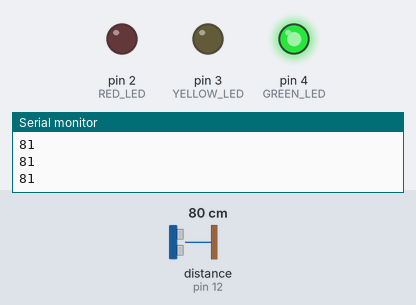
Recording of a sketch running on a simulated Arduino Uno, built with avr-gcc and run on an emulated ATmega328P. Parts: output pins drawn as LEDs (lit = HIGH), the last lines printed to the serial monitor. Inputs (shaded band) come from the test bench; at power-on: distance to the obstacle (sensor on pin 12) 80 cm. The echo pulse lasts 58.3 µs per cm.

Above: at 1.2 s.
1.3 s: distance to the obstacle (sensor on pin 12) set to 12 cm
2.8 s: distance to the obstacle (sensor on pin 12) set to 9 cm
At 3.4 s:
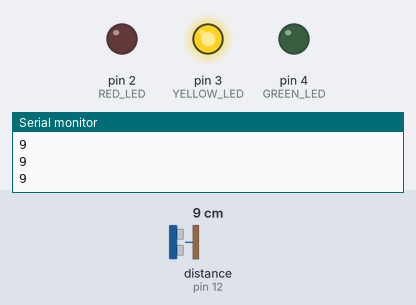
4.3 s: distance to the obstacle (sensor on pin 12) set to 7 cm
5.8 s: distance to the obstacle (sensor on pin 12) set to 4 cm
At 6.9 s:
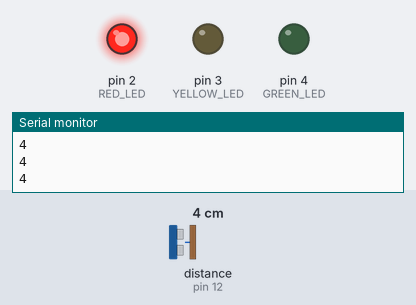
7.3 s: distance to the obstacle (sensor on pin 12) set to 18 cm
At 8.5 s:
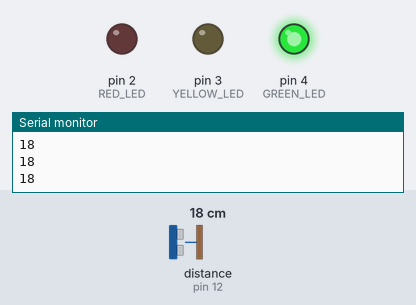
8.8 s: distance to the obstacle (sensor on pin 12) set to 2 cm
At 9.6 s:
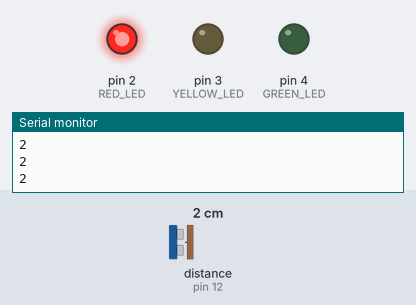
Timing chart, 0 to 11.3 s (numbered marks = the images above; inputs shaded):
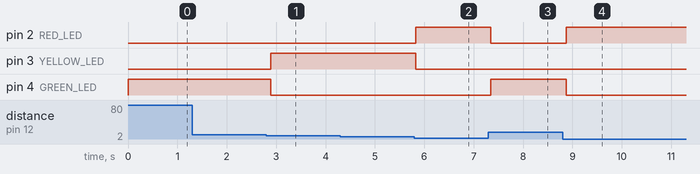

Measured:
- the behaviour switches between 11 and 10 cm on distance to the obstacle (sensor on pin 12) (found by bisection; images 0 and 1)
- the behaviour switches between 6 and 5 cm on distance to the obstacle (sensor on pin 12) (found by bisection; images 1 and 2)
- after the input at 2.8 s, pin 3 (YELLOW_LED): LOW → HIGH after 0.09 s; pin 4 (GREEN_LED): HIGH → LOW after 0.09 s
- after the input at 5.8 s, pin 2 (RED_LED): LOW → HIGH at once; pin 3 (YELLOW_LED): HIGH → LOW at once
- after the input at 7.3 s, pin 2 (RED_LED): HIGH → LOW after 0.05 s; pin 4 (GREEN_LED): LOW → HIGH after 0.05 s
- after the input at 8.8 s, pin 2 (RED_LED): LOW → HIGH after 0.07 s; pin 4 (GREEN_LED): HIGH → LOW after 0.07 s

The sketch:

Obstacle-Detection-Ultrasonic-distance-indicated-leds.ino
```cpp
//Obstacle Detection with Ultrasonic Sensors
//Display the Distance on LEDS (RED, YELLOW, GREEN)

#include <NewPing.h>
const int TriggerPin = 11;
const int EchoPin = 12;

#define RED_LED 2
#define YELLOW_LED 3
#define GREEN_LED 4

// 100 = maxDistance
NewPing sonar(TriggerPin, EchoPin, 100);

void setup() {
  Serial.begin(9600);
  pinMode(RED_LED,OUTPUT);
  pinMode(YELLOW_LED,OUTPUT);
  pinMode(GREEN_LED,OUTPUT);
}

void loop() {

  int distance = sonar.ping_cm();
  Serial.println(distance);

  if (distance <=5) {
    digitalWrite(RED_LED,HIGH);
    digitalWrite(YELLOW_LED,LOW);
    digitalWrite(GREEN_LED,LOW);
  } else if (distance <=10) {
    digitalWrite(RED_LED,LOW);
    digitalWrite(YELLOW_LED,HIGH);
    digitalWrite(GREEN_LED,LOW);
  } else {
    digitalWrite(RED_LED,LOW);
    digitalWrite(YELLOW_LED,LOW);
    digitalWrite(GREEN_LED,HIGH);
  }
  delay(100); //50 to100 ms
}
```
